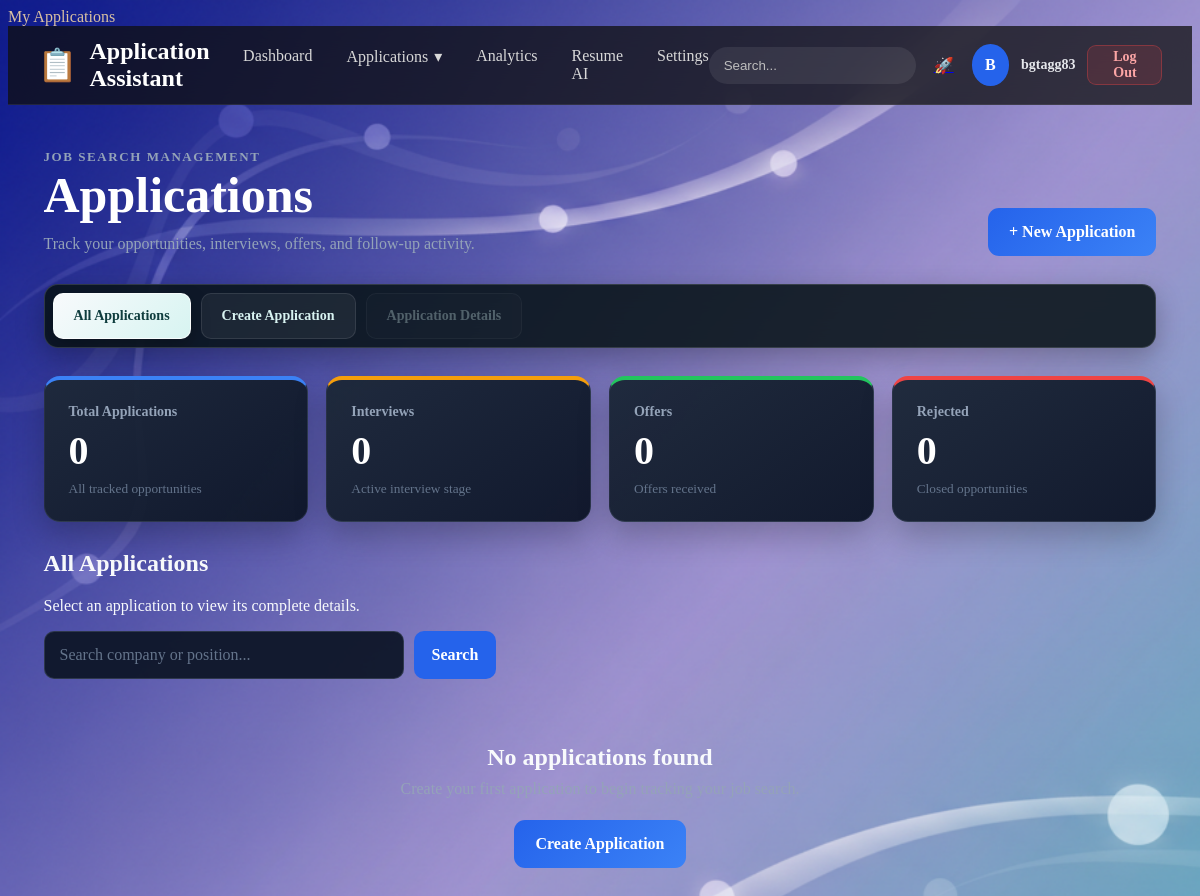
The app's page /applications/ (signed in), older data.
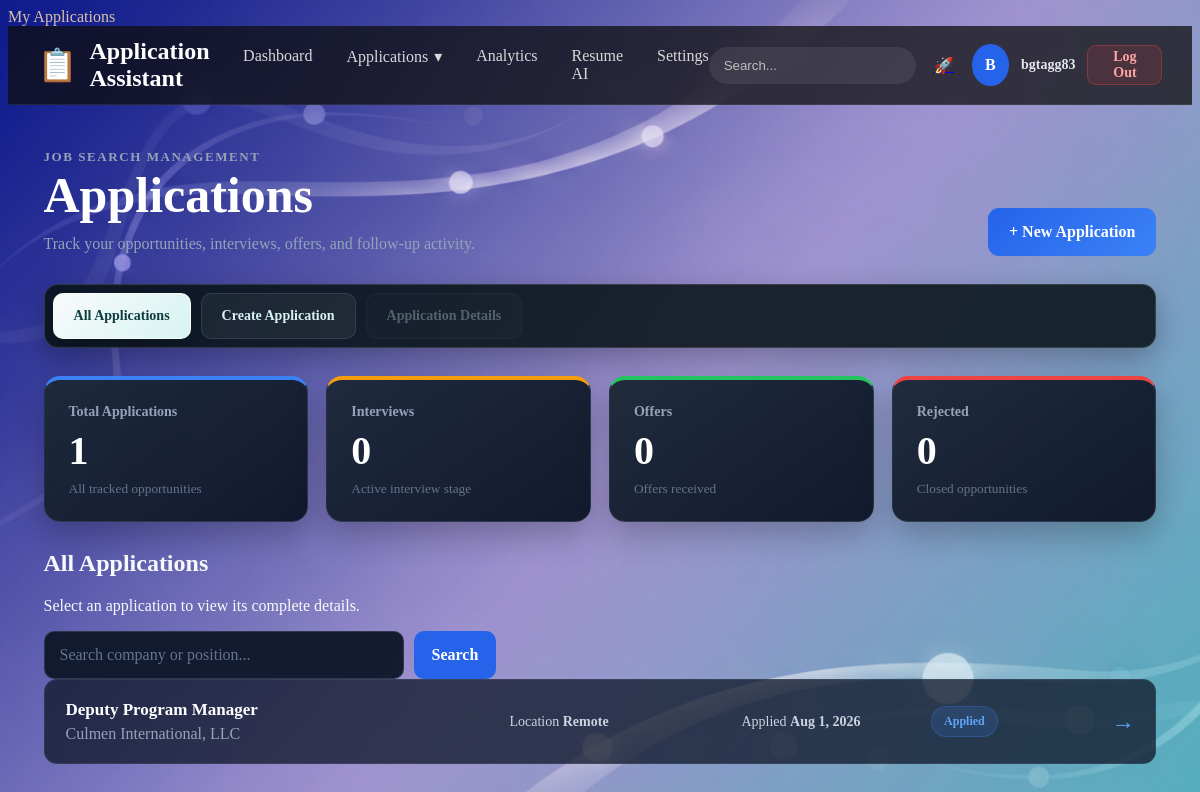
The same page, newer data.
### applications/models.py (models this page shows, shortened)
class JobApplication(models.Model):
    STATUS_CHOICES = [
        ('saved', 'Saved'),
        ('applied', 'Applied'),
        ('screening', 'Screening'),
        ('interviewing', 'Interviewing'),
        ('offer', 'Offer'),
        ('rejected', 'Rejected'),
        ('accepted', 'Accepted'),
        ('withdrawn', 'Withdrawn'),
    ]
    user = models.ForeignKey(
        settings.AUTH_USER_MODEL,
        on_delete=models.CASCADE,
        related_name="job_applications",
    )
    company = models.CharField(
        max_length=150,
    )
    position = models.CharField(
        max_length=150,
    )
    status = models.CharField(
        max_length=20,
        choices=STATUS_CHOICES,
        default="saved",
    )
    location = models.CharField(
        max_length=150,
        blank=True,
    )
    job_url = models.URLField(
        max_length=500,
        blank=True,
    )
    contact_name = models.CharField(
        max_length=150,
        blank=True,
    )
    contact_email = models.EmailField(
        blank=True,
    )
    salary = models.CharField(
        max_length=100,
        blank=True,
    )
    applied_date = models.DateField(
        null=True,
        blank=True,
    )
    follow_up_date = models.DateField(
        null=True,
        blank=True,
    )
    notes = models.TextField(
        blank=True,
    )
    created_at = models.DateTimeField(
        auto_now_add=True,
    )
    updated_at = models.DateTimeField(
        auto_now=True,
    )
    class Meta:
        ordering = ["-created_at"]

### applications/views.py (the view, shortened to what this page needs)
class ApplicationListView(
    LoginRequiredMixin,
    ListView,
):
    model = JobApplication
    template_name = (
        "applications/application_list.html"
    )
    context_object_name = "applications"
    def get_queryset(self):
        queryset = JobApplication.objects.filter(
            user=self.request.user
        )
        query = self.request.GET.get(
            "query",
            "",
        ).strip()
        return queryset.order_by("-created_at")
    def get_context_data(self, **kwargs):
        context = super().get_context_data(**kwargs)
        all_applications = JobApplication.objects.filter(
            user=self.request.user
        )
        context["total_applications"] = (
            all_applications.count()
        )
        context["interview_count"] = (
            all_applications.filter(
                status="interview"
            ).count()
        )
        context["offer_count"] = (
            all_applications.filter(
                status="offer"
            ).count()
        )
        context["rejected_count"] = (
            all_applications.filter(
                status="rejected"
            ).count()
        )
        context["query"] = self.request.GET.get(
            "query",
            "",
        ).strip()
        return context

### templates/applications/application_list.html (shortened to what this page needs)
{% extends "base.html" %}
{% load static %}
{% block extra_css %}
    <link
    rel="stylesheet"
    href="{% static 'css/application_list.css' %}"
    >
    <link
    rel="stylesheet"
    href="{% static 'css/application-shared.css' %}"
    >
{% endblock %}
{% block content %}
<section class="application-page">
    <header class="application-heading">
        <div>
            <p class="application-eyebrow">
                Job search management
            </p>
            <h1>Applications</h1>
            <p>
                Track your opportunities, interviews, offers,
                and follow-up activity.
            </p>
        </div>
        <a
            href="{% url 'applications:application-create' %}"
            class="application-primary-button"
        >
            + New Application
        </a>
    </header>
    <nav class="application-tabs">
        <a
            href="{% url 'applications:application-list' %}"
            class="application-tab active"
        >
            All Applications
        </a>
        <a
            href="{% url 'applications:application-create' %}"
            class="application-tab"
        >
            Create Application
        </a>
        <span
            class="application-tab disabled"
            title="Select an application to view its details."
        >
            Application Details
        </span>
    </nav>
    <section class="application-stats">
        <article class="application-stat-card">
            <span>Total Applications</span>
            <strong>
                {{ total_applications }}
            </strong>
            <small>
                All tracked opportunities
            </small>
        </article>
        <article class="application-stat-card interview-stat">
            <span>Interviews</span>
            <strong>
                {{ interview_count }}
            </strong>
            <small>
                Active interview stage
            </small>
        </article>
        <article class="application-stat-card offer-stat">
            <span>Offers</span>
            <strong>
                {{ offer_count }}
            </strong>
            <small>
                Offers received
            </small>
        </article>
        <article class="application-stat-card rejected-stat">
            <span>Rejected</span>
            <strong>
                {{ rejected_count }}
            </strong>
            <small>
                Closed opportunities
            </small>
        </article>
    </section>
    <div class="application-list-heading">
        <div>
            <h2>All Applications</h2>
            <p>
                Select an application to view its complete details.
            </p>
        </div>
        <form
            method="get"
            class="application-search-form"
        >
            <input
                type="search"
                name="query"
                value="{{ query }}"
                placeholder="Search company or position..."
            >
            <button type="submit">
                Search
            </button>
        </form>
    </div>
    {% if applications %}
        <div class="application-list">
            {% for application in applications %}
                <a
                    href="{% url 'applications:application-detail' application.pk %}"
                    class="application-list-item"
                >
                    <div class="application-main-info">
                        <h3>
                            {{ application.position }}
                        </h3>
                        <p>
                            {{ application.company }}
                        </p>
                    </div>
                    <div class="application-location">
                        <span>Location</span>
                        <strong>
                            {{ application.location|default:"Not provided" }}
                        </strong>
                    </div>
                    <div class="application-date">
                        <span>Applied</span>
                        <strong>
                            {% if application.applied_date %}
                                {{ application.applied_date|date:"M j, Y" }}
                            {% else %}
                                Not provided
                            {% endif %}
                        </strong>
                    </div>
                    <div class="application-status">
                        <span
                            class="status-badge status-{{ application.status }}"
                        >
                            {{ application.get_status_display }}
                        </span>
                    </div>
                    <div class="application-arrow">
                        →
                    </div>
                </a>
            {% endfor %}
        </div>
    {% else %}
        <div class="application-empty-state">
            <h2>No applications found</h2>
            <p>
            </p>
            <a
                href="{% url 'applications:application-create' %}"
                class="application-primary-button"
            >
                Create Application
            </a>
        </div>
    {% endif %}
</section>
{% endblock %}

### templates/base.html (shortened to what this page needs)
{% load static %}
<!DOCTYPE html>
<html lang="en">
<head>
    <link rel="stylesheet" href="{% static 'css/styles.css' %}">
    <link rel="stylesheet" href="{% static 'css/navbar.css' %}">
    {% block extra_css %}
    {% endblock %}
</head>
<body>
    <header class="navbar">
        <div class="navbar-container">
            <a href="{% url 'applications:home' %}" class="logo">
                <span class="logo-icon">📋</span>
                <span>Application Assistant</span>
            </a>
            <nav class="nav-links">
                <a href="{% url 'applications:home' %}">
                    Dashboard
                </a>
                <div class="nav-dropdown">
                    <button
                        type="button"
                        class="dropdown-toggle"
                    >
                        Applications
                        <span>▾</span>
                    </button>
                </div>
                <a href="{% url 'applications:analytics' %}">
                    Analytics
                </a>
                <a href="{% url 'applications:resume-ai' %}">
                    Resume AI
                </a>
                <a href="{% url 'applications:settings' %}">
                    Settings
                </a>
            </nav>
            <div class="navbar-right">
                <input
                    type="search"
                    placeholder="Search..."
                    class="navbar-search"
                >
                <a href="{% url 'applications:register' %}" title="Register">
                    <span role="img" aria-label="Register">🚀</span>
                </a>
                {% if user.is_authenticated %}
                    <div class="user-menu">
                        <div class="avatar">
                            {{ user.username|first|upper }}
                        </div>
                        <span class="welcome-text">
                            {{ user.username }}
                        </span>
                        <form
                            action="{% url 'logout' %}"
                            method="post"
                            class="logout-form"
                        >
                            <button
                                type="submit"
                                class="logout-button"
                            >
                                Log Out
                            </button>
                        </form>
                    </div>
                {% else %}
                    <a
                        href="{% url 'login' %}" title="Log In">
                    <span role = "img" aria-label="Log In">🗝️</span>
                    </a>
                {% endif %}
            </div>
        </div>
    </header>
    <main>
        {% block content %}
        {% endblock %}
    </main>
</body>
</html>

### static/css/styles.css (style rules this page uses)
body { background-image: url('../images/background.png'); background-size: cover; color: rgb(218, 193, 162); }

### static/css/navbar.css (style rules this page uses)
.navbar { position:sticky; top:0; z-index:1000; backdrop-filter:blur(18px); -webkit-backdrop-filter:blur(18px); background:rgba(15,15,15,.75); border-bottom:1px solid rgba(255,255,255,.08); }
.navbar-container { width:min(1400px,95%); margin:auto; height:78px; display:flex; justify-content:space-between; align-items:center; }
.logo { display:flex; align-items:center; gap:12px; color:white; text-decoration:none; font-size:24px; font-weight:700; }
.logo-icon { font-size:32px; }
.nav-links { display:flex; gap:34px; }
.nav-links a { position:relative; color:#d8d8d8; text-decoration:none; font-weight:500; transition:.25s; }
.nav-links a::after { content:""; position:absolute; left:0; bottom:-8px; width:0; height:2px; background:#3b82f6; transition:.3s; }
.navbar-right { display:flex; align-items:center; gap:18px; }
.navbar-search { width:220px; padding:11px 15px; border:none; border-radius:999px; background:rgba(255,255,255,.08); color:white; }
.navbar-search::placeholder { color:#bdbdbd; }
.avatar { width:42px; height:42px; border-radius:50%; display:flex; justify-content:center; align-items:center; background:#2563eb; color:white; font-weight:700; transition:.25s; }
.user-menu { display: flex; align-items: center; gap: 12px; }
.welcome-text { color: #e5e7eb; font-size: 14px; font-weight: 600; }
.logout-form { margin: 0; }
.logout-button, .login-button { display: inline-flex; align-items: center; justify-content: center; min-height: 40px; padding: 0 16px; border: none; border-radius: 9px; font-family: inherit; font-size: 14px; font-weight: 700; text-decoration: none; cursor: pointer; transition: transform 0.2s ease, background-color 0.2s ease, box-shadow 0.2s ease; }
.logout-button { background: rgba(239, 68, 68, 0.14); color: #fca5a5; border: 1px solid rgba(239, 68, 68, 0.35); }
.nav-dropdown { position: relative; }
.dropdown-toggle { display: flex; align-items: center; gap: 6px; padding: 0; background: transparent; color: #d8d8d8; border: none; font-family: inherit; font-size: inherit; font-weight: 500; cursor: pointer; }

### static/css/application-shared.css (style rules this page uses)
.application-page { width: min(1400px, 94%); margin: 0 auto; padding: 42px 0 70px; color: #f8fafc; }
.application-eyebrow { margin: 0 0 7px; color: #60a5fa; font-size: 13px; font-weight: 800; letter-spacing: 0.12em; text-transform: uppercase; }
.application-tabs { display: flex; align-items: center; gap: 10px; margin-bottom: 28px; padding: 8px; overflow-x: auto; background: rgba(8, 20, 24, 0.88); border: 1px solid rgba(255, 255, 255, 0.14); border-radius: 14px; box-shadow: 0 10px 28px rgba(0, 0, 0, 0.28); backdrop-filter: blur(12px); -webkit-backdrop-filter: blur(12px); }
.application-tab { display: inline-flex; align-items: center; justify-content: center; flex: 0 0 auto; min-height: 44px; padding: 0 20px; background: rgba(255, 255, 255, 0.06); color: #d8f3f1; border: 1px solid rgba(255, 255, 255, 0.1); border-radius: 10px; font-size: 14px; font-weight: 750; text-decoration: none; white-space: nowrap; transition: background-color 0.2s ease, color 0.2s ease, border-color 0.2s ease, transform 0.2s ease, box-shadow 0.2s ease; }
.application-tab.active { background: linear-gradient( 135deg, #f8fafc, #d7f4f1 ); color: #0f3d3e; border-color: rgba(255, 255, 255, 0.7); box-shadow: 0 8px 20px rgba(0, 0, 0, 0.24); }
.application-tab.disabled { background: rgba(255, 255, 255, 0.025); color: rgba(216, 243, 241, 0.45); border-color: rgba(255, 255, 255, 0.06); cursor: not-allowed; opacity: 0.7; }
.application-primary-button { display: inline-flex; align-items: center; justify-content: center; min-height: 48px; padding: 0 21px; background: linear-gradient( 135deg, #2563eb, #3b82f6 ); color: #ffffff; border: none; border-radius: 11px; font: inherit; font-weight: 750; text-decoration: none; cursor: pointer; transition: transform 0.2s ease, box-shadow 0.2s ease, background-color 0.2s ease; }
.status-badge { display: inline-flex; align-items: center; justify-content: center; padding: 7px 12px; background: rgba(100, 116, 139, 0.18); color: #cbd5e1; border: 1px solid rgba(148, 163, 184, 0.18); border-radius: 999px; font-size: 12px; font-weight: 750; white-space: nowrap; }
.status-applied, .status-screening { background: rgba(59, 130, 246, 0.16); color: #60a5fa; border-color: rgba(59, 130, 246, 0.28); }

Row changes from the older to the newer data that the page shows:
added JobApplication: position "Deputy Program Manager", company "Culmen International, LLC", location "Remote", applied_date "Aug 1, 2026", status "Applied"
Text that changed along with them:
{{ total_applications }}: "0" → "1"
text no longer shown: "No applications found Create Application"
